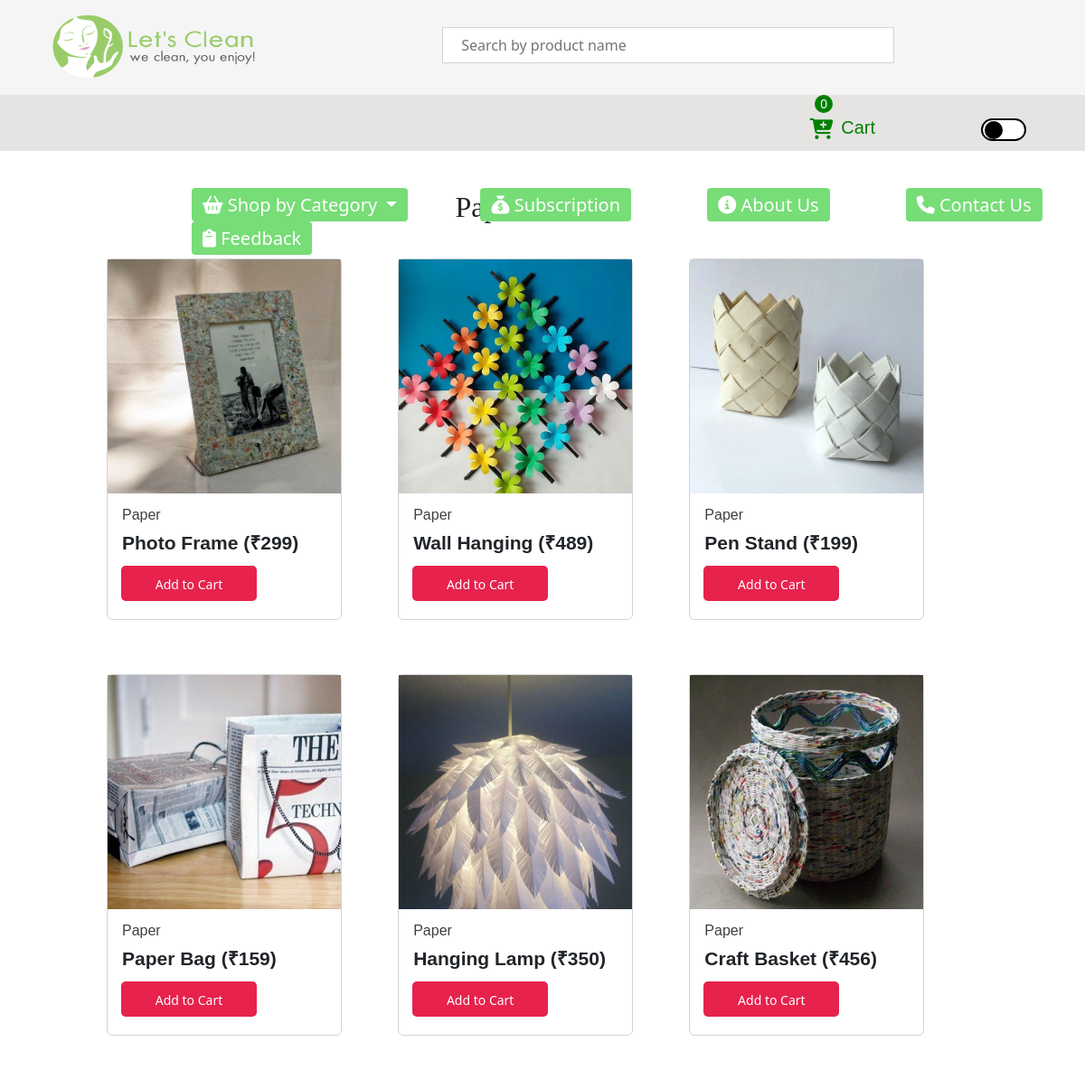
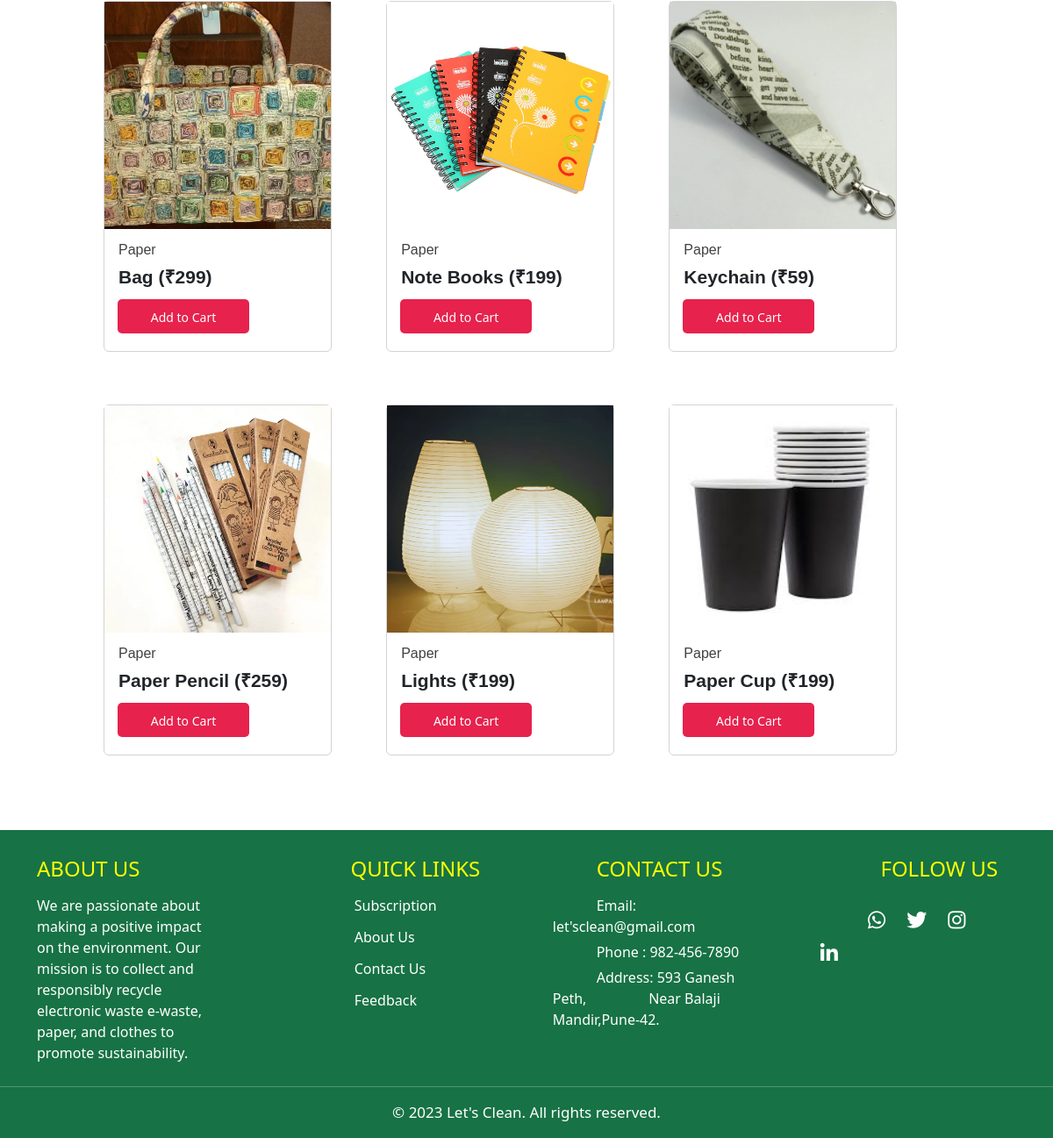
Page /templates/paper.php on the committed database (2 pictures, top to bottom).
### tables this page shows
CREATE TABLE `product` (
  `pid` int(3) NOT NULL,
  `pname` varchar(50) NOT NULL,
  `pcategory` varchar(20) NOT NULL,
  `pprice` varchar(5) NOT NULL,
  `imgupload` varchar(50) NOT NULL,
  `quantity` varchar(3) NOT NULL DEFAULT '1',
  `d1` varchar(50) NOT NULL,
  `d2` varchar(50) NOT NULL,
  `d3` varchar(50) NOT NULL,
  `d4` varchar(50) NOT NULL
);

### templates/paper.php (the view, shortened to what this page needs)
<?php
require_once 'connection.php';
$sql="SELECT * from product WHERE pcategory='Paper' ";
$all_product=$con->query($sql);
?>
<!DOCTYPE html>
<html lang="en">
<head>
    <link rel="stylesheet" href="../static/category.css">
    <link href="https://cdn.jsdelivr.net/npm/bootstrap@5.3.0/dist/css/bootstrap.min.css" rel="stylesheet">
     <link rel="stylesheet" href="https://cdnjs.cloudflare.com/ajax/libs/font-awesome/6.2.1/css/all.min.css">
</head>
<body>
  <div class="mynavbar">
    <nav>
        <a href="../templates/home.php" class="alink1"><img class="logo" src="../static/images/22baf73169f8401fb664a518b53c35aa-Lets Clean - Logo-01.png"></a>
            <input type="text" placeholder="Search by product name" id="find" onkeyup="search()" class="inp_text1">
        <ul>
        <a href="../templates/cart.php"><li class="myli"><i class="fa-solid fa-cart-plus icon" style="position: relative;top:5px;font-size: 23px;color:green;" ></i>
          <span class="span1" id="badge" style="  position: relative; width:10px;height:50px;top:-26px;right:27%;background: green;color: white; border-radius: 50%;padding:2px 6px;font-size: 14px;">0</span>
          <span class="span2" style="position: relative;font-size: 20px;right:22px;top:2px;">Cart</li></a>
          <div class="toggle"></div>
        </ul>
    </nav>
  <header  style="height:62px;">
    <ul>
        <li class="nav-item dropdown">
          <a class="nav-link dropdown-toggle" href="#" role="button" data-bs-toggle="dropdown" aria-expanded="false" id="active"><i class="fa-solid fa-basket-shopping"></i>
            Shop by Category
          </a>
          <a href="../templates/subscription.php" class="alink"><li class="active"><i class="fa-solid fa-sack-dollar"></i> Subscription </li> </a>
          <a href="../templates/about.php" class="alink"><li class="active"><i class="fa-solid fa-circle-info"></i> About Us</li></a>
        <a href="../templates/contact.php" class="alink"><li class="active"><i class="fa-solid fa-phone"></i> Contact Us</li></a>
        <a href="../templates/feedback.php" class="alink"><li class="active"><i class="fa-solid fa-clipboard"></i> Feedback</li> </a>
    </ul>
</header>
    </div>
<main>
<h2 class="text-center" style="font-family:'Poppins';">Paper Products</h2>
  <?php
  while($row = mysqli_fetch_assoc($all_product)){
  ?>
  <div class="card">
      <div class="image">
      <a href="product_info?id=<?php echo $row['pid'];?>"><img src="../static/images/<?php echo $row['imgupload'];?>"></a>
      </div>
      <div class="caption">
          <p class="product_cat" style="font-size: 16px;color: rgba(0, 0, 0, 0.750);"><?php echo $row['pcategory'];?></p>
          <h5 class="product_name" style="font-weight:bold;font-size: 21px;margin-top:-2px;"><?php echo $row['pname'];?> (&#8377;<?php echo $row['pprice'];?>)</h5>
      </div>
      <button class="add"  id="cartb" data-id="<?php echo $row['pid'];?>">Add to Cart</button>
  </div>
  <?php
  }
  ?>
</main>
    <div>
        <footer>
            <div class="container">
              <div class="footer-content">
               <div class="footer-column1">
                 <h4 style="text-transform: uppercase; color:yellow">About Us</h4>
                 <p style="margin-top: 15px;">We are passionate about making a positive impact on the environment. Our mission is to collect and responsibly recycle electronic waste e-waste, paper, and clothes to promote sustainability. </p>
               </div>
               <div class="footer-column">
                 <h4 style="text-transform: uppercase; color:yellow">&nbsp;&nbsp; &nbsp; &nbsp;&nbsp; &nbsp;&nbsp; &nbsp;Quick links</h4>
                 <ul style="margin-top: 15px;">
                  <a href="../templates/subscription.php" class="quick"><li> &nbsp;&nbsp; &nbsp; &nbsp;&nbsp; &nbsp;&nbsp; &nbsp; &nbsp; &nbsp; &nbsp;&nbsp;Subscription</li></a>
                  <a href="../templates/about.php" class="quick"><li> &nbsp;&nbsp; &nbsp; &nbsp;&nbsp; &nbsp;&nbsp; &nbsp; &nbsp; &nbsp; &nbsp;&nbsp;About Us</li></a>
                  <a href="../templates/contact.php" class="quick"><li> &nbsp;&nbsp; &nbsp; &nbsp;&nbsp; &nbsp;&nbsp; &nbsp; &nbsp; &nbsp; &nbsp;&nbsp;Contact Us</li></a>
                  <a href="../templates/feedback.php" class="quick"><li> &nbsp;&nbsp; &nbsp; &nbsp;&nbsp; &nbsp;&nbsp; &nbsp; &nbsp; &nbsp; &nbsp;&nbsp;Feedback</li></a>
                 </ul>
               </div>
                <div class="footer-column">
                  <h4 style="text-transform: uppercase;color:yellow">&nbsp;&nbsp; &nbsp; &nbsp;&nbsp;&nbsp;Contact Us</h4>
                  <p style="margin-top: 15px;">&nbsp;&nbsp; &nbsp;&nbsp;&nbsp; &nbsp; &nbsp; &nbsp;Email: let'sclean@gmail.com</p>
                  <p>&nbsp;&nbsp; &nbsp;&nbsp;&nbsp;&nbsp; &nbsp; &nbsp; Phone : 982-456-7890</p>
                  <p>&nbsp;&nbsp; &nbsp;&nbsp; &nbsp; &nbsp; &nbsp; Address: 593 Ganesh Peth, &nbsp; &nbsp; &nbsp; &nbsp; &nbsp; &nbsp; &nbsp; &nbsp; Near Balaji Mandir,Pune-42.</p>
                </div>
                <div class="footer-column">
                  <h4 style="text-transform: uppercase;color:yellow">&nbsp;&nbsp;&nbsp; &nbsp; &nbsp; &nbsp;&nbsp;&nbsp;Follow Us</h4>
                  <ul class="social-icons">
                   &nbsp; &nbsp; &nbsp; &nbsp; &nbsp; &nbsp; &nbsp;<li><a href="https://www.whatsapp.com/" class="fab fa-whatsapp"></a></li>
                    <li><a href="https://twitter.com/" class="fab fa-twitter"></a></li>
                    <li><a href="https://www.instagram.com/" class="fab fa-instagram"></a></li>
                    <li><a href="https://www.linkedin.com/feed/" class="fab fa-linkedin-in"></a></li>
                  </ul>
                </div>
              </div>
            </div>
            <div class="footer-bottom">
             <hr size="2" color="#fff">
              <p style="color: #fff;">&copy; 2023 Let's Clean. All rights reserved.</p>
            </div>
          </footer>
    </div>
</body>
</html>

### static/category.css (style rules this page uses)
body { background-color: #fff; color:#1e272e; padding: 0; margin: 0; text-decoration: none; list-style: none; box-sizing: border-box; }
.mynavbar { top:0; position: fixed; width: 100%; z-index: 9999; }
nav { background:whitesmoke ; height:105px; width: 100%; }
.logo { height:75px; width:230px; margin-left: 55px; }
nav ul { float:right; margin-right:180px; }
nav ul li { display: inline-block; line-height: 100px; margin:0 30px; font-family:Arial, Helvetica, sans-serif; font-size:20px; color:green; }
nav ul .myli { position: relative; }
nav ul .myli:after { content: ''; height: 2px; width:100%; background:#2e8b57; position: absolute; left:0; bottom:30px; opacity: 0; pointer-events: none; transition: 0.7s; }
input[type="text"].inp_text1 { height: 40px; width:500px; outline: none; margin-top: 30px; margin-left:200px; padding-left:20px; border:0.1px solid lightgray; }
header { background:#e5e4e2; position: static; }
header ul { float: left; margin-left: 140px; }
header ul li { display:inline-block; color: white; line-height: 25px; margin: 0 40px; font-size: 20px; color:white; }
#active { background:#77dd77; transition: .5s; padding: 6px 12px; border-radius: 4px; }
.active { background:#77dd77; transition: .5s; padding: 6px 12px; border-radius: 4px; text-decoration: none; }
.alink { color:white; text-decoration: none; }
footer { background: #177245; color: #fff; padding: 30px 0; margin-top: -155px; }
.container { max-width: 1200px; margin: 0 auto; padding: 0 20px; }
.footer-content { display: flex; flex-wrap: wrap; justify-content: space-between; }
.footer-column { flex-basis: 20%; margin-bottom: 20px; margin-bottom: -40px; }
.footer-column1 { flex-basis: 18%; margin-bottom: 20px; margin-bottom: -40px; }
.footer-column p { margin-bottom: 5px; }
.social-icons { margin-top: 20px; }
.social-icons li { display: inline-block; margin-right: 20px; }
.social-icons a { color: #fff; font-size: 23px; transition: color 0.3s ease; text-decoration: none; }
.footer-bottom { text-align: center; margin-top: 50px; margin-bottom: -30px; }
.footer-bottom p { color: #ccc; font-size: 17px; }
.quick { color:white; text-decoration: none; list-style-type: none; }
footer ul { padding:0; }
footer ul li { margin-top: 12px; }
.toggle { background-color: white; width: 50px; height: 25px; border-radius: 200px; cursor: pointer; position: relative; top:-60px; left:220px; margin-bottom: -24px; border : 2px solid black; transition: 0s; }
.toggle::before { position: absolute; content: ''; background-color: #000; width: 20px; height: 20px; border-radius: 200px; margin-top:1px; margin-left:1.7px; transition: translateY(-50%); transition: all 0s ease-in-out; }
#cartb { position: relative; background-color: rgb(230, 34, 77); border-radius: 5px; padding: 10px; background-repeat: no-repeat; box-sizing: border-box; width: 150px; height: 39px; color: #fff; border: none; top: -45px; font-size: 14px; transition: all .3s ease-in-out; z-index: 1; overflow: hidden; margin-left:15px; }
#cartb::before { content: ""; background-color: rgb(248, 50, 93); width: 0; height: 100%; position: absolute; top: 0; left: 0; z-index: -1; transition: width 700ms ease-in-out; display: inline-block; }
main { max-width: 1500px; width:85%; margin:210px auto; }
main .card { max-width: 300px; display: inline-block; height:400px; border: 1px solid lightgray; margin-top: 10px; width:260px; margin:30px; margin-left: 28px; box-shadow: none; }
main .card .image { height: 50%; margin-bottom: 30px; }
main .card img { object-fit: cover; width: 100%; height:130%; }
main .card .caption { padding-left: 1em; text-align: left; line-height: 0.5em; height:25%; font-family: Arial, Helvetica, sans-serif; margin-top:80px; }
main .card .caption p { font-size: 1.1rem; }
main .card button { width:50%; margin-top:5px; margin-left:60px; }

### rows in the picture
product: imgupload (picture), pcategory "Paper", pname "Photo Frame", pprice "299"
product: imgupload (picture), pcategory "Paper", pname "Wall Hanging", pprice "489"
product: imgupload (picture), pcategory "Paper", pname "Pen Stand", pprice "199"
product: imgupload (picture), pcategory "Paper", pname "Paper Bag", pprice "159"
product: imgupload (picture), pcategory "Paper", pname "Hanging Lamp", pprice "350"
product: imgupload (picture), pcategory "Paper", pname "Craft Basket", pprice "456"
product: imgupload (picture), pcategory "Paper", pname "Bag", pprice "299"
product: imgupload (picture), pcategory "Paper", pname "Note Books", pprice "199"
product: imgupload (picture), pcategory "Paper", pname "Keychain", pprice "59"
product: imgupload (picture), pcategory "Paper", pname "Paper Pencil", pprice "259"
product: imgupload (picture), pcategory "Paper", pname "Lights", pprice "199"
product: imgupload (picture), pcategory "Paper", pname "Paper Cup", pprice "199"
